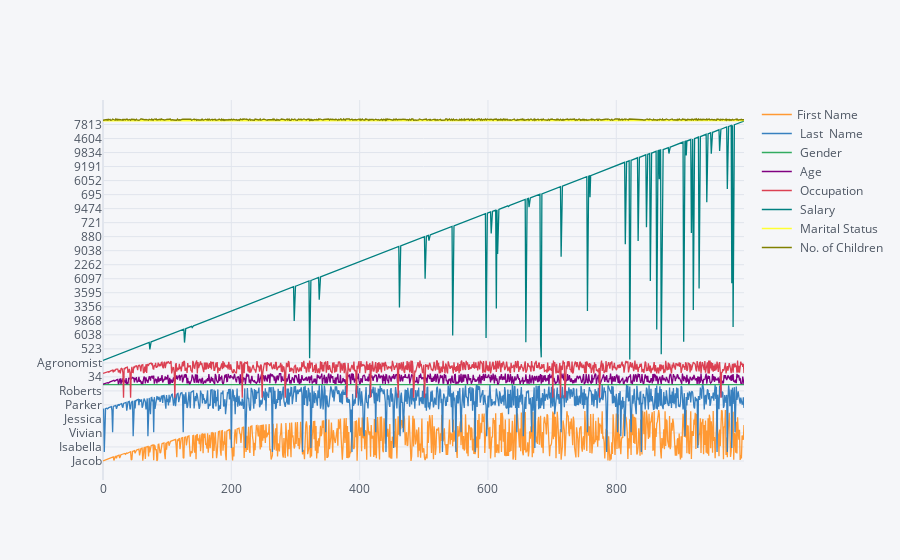

Notebook source saved alongside this figure:
### Code cell
data.iplot()

### Figure 1 — Plotly figure (JSON) as saved in the notebook; plotly's stock layout.template omitted (floating-point values rounded to 4 significant figures; data arrays with more than 128 entries replaced by an {"elided": "..."} marker saying what was removed)
{"data": [{"line": {"color": "rgba(255, 153, 51, 1.0)", "dash": "solid", "shape": "linear", "width": 1.3}, "mode": "lines", "name": "First Name", "text": "", "type": "scatter", "x": {"elided": "1000 int values"}, "y": {"elided": "1000 str values"}}, {"line": {"color": "rgba(55, 128, 191, 1.0)", "dash": "solid", "shape": "linear", "width": 1.3}, "mode": "lines", "name": " Last  Name", "text": "", "type": "scatter", "x": {"elided": "1000 int values"}, "y": {"elided": "1000 str values"}}, {"line": {"color": "rgba(50, 171, 96, 1.0)", "dash": "solid", "shape": "linear", "width": 1.3}, "mode": "lines", "name": " Gender", "text": "", "type": "scatter", "x": {"elided": "1000 int values"}, "y": {"elided": "1000 str values"}}, {"line": {"color": "rgba(128, 0, 128, 1.0)", "dash": "solid", "shape": "linear", "width": 1.3}, "mode": "lines", "name": " Age", "text": "", "type": "scatter", "x": {"elided": "1000 int values"}, "y": {"elided": "1000 int values"}}, {"line": {"color": "rgba(219, 64, 82, 1.0)", "dash": "solid", "shape": "linear", "width": 1.3}, "mode": "lines", "name": " Occupation", "text": "", "type": "scatter", "x": {"elided": "1000 int values"}, "y": {"elided": "1000 str values"}}, {"line": {"color": "rgba(0, 128, 128, 1.0)", "dash": "solid", "shape": "linear", "width": 1.3}, "mode": "lines", "name": " Salary", "text": "", "type": "scatter", "x": {"elided": "1000 int values"}, "y": {"elided": "1000 int values"}}, {"line": {"color": "rgba(255, 255, 51, 1.0)", "dash": "solid", "shape": "linear", "width": 1.3}, "mode": "lines", "name": " Marital Status", "text": "", "type": "scatter", "x": {"elided": "1000 int values"}, "y": {"elided": "1000 str values"}}, {"line": {"color": "rgba(128, 128, 0, 1.0)", "dash": "solid", "shape": "linear", "width": 1.3}, "mode": "lines", "name": " No. of Children", "text": "", "type": "scatter", "x": {"elided": "1000 int values"}, "y": {"elided": "1000 int values"}}], "layout": {"legend": {"bgcolor": "#F5F6F9", "font": {"color": "#4D5663"}}, "paper_bgcolor": "#F5F6F9", "plot_bgcolor": "#F5F6F9", "title": {"font": {"color": "#4D5663"}}, "xaxis": {"gridcolor": "#E1E5ED", "showgrid": true, "tickfont": {"color": "#4D5663"}, "title": {"font": {"color": "#4D5663"}, "text": ""}, "zerolinecolor": "#E1E5ED"}, "yaxis": {"gridcolor": "#E1E5ED", "showgrid": true, "tickfont": {"color": "#4D5663"}, "title": {"font": {"color": "#4D5663"}, "text": ""}, "zerolinecolor": "#E1E5ED"}}}
